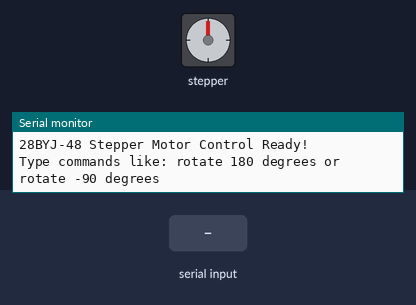
Bench run of a sketch on a simulated Arduino Uno, built with avr-gcc and run on an emulated ATmega328P. On the bench: stepper motor, the last lines printed to the serial monitor. The inputs (shaded band) are chosen by the test bench. Stepper angles assume 2048 steps per turn.

Above: at 1.2 s.
1.3 s: "rotate 150\n" received over Serial
At 4.06 s:
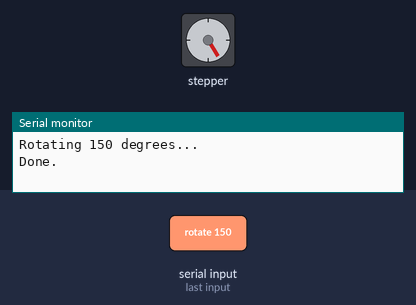
4.3 s: "rotate 45\n" received over Serial
At 5.5 s:
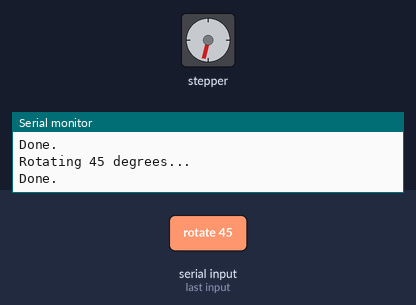
8.0 s: "rotate 150\n" received over Serial
At 11.1 s:
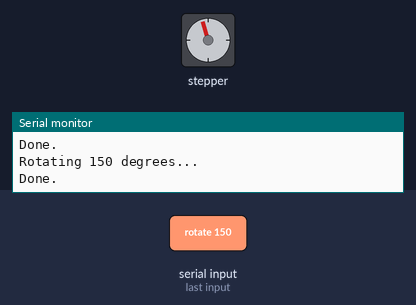
Timing chart, 0 to 12.0 s (numbered marks = the images above; inputs shaded):
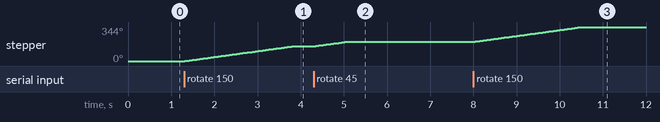

Measured:
- after the input at 1.3 s, stepper: turns 149° clockwise in 2.5 s, starting at once
- after the input at 4.3 s, stepper: turns 45° clockwise in 0.73 s, starting at once
- after the input at 8.0 s, stepper: turns 150° clockwise in 2.5 s, starting at once

The sketch:

sketch_oct3a.ino
```cpp
#include <Stepper.h>

// 28BYJ-48 has 2048 steps per revolution (64 steps × 32:1 gear ratio)
const int stepsPerRevolution = 2048;  // Corrected for 28BYJ-48

// Create stepper object - typical pin configuration for ULN2003 driver
Stepper myStepper(stepsPerRevolution, 8, 10, 9, 11); // IN1, IN3, IN2, IN4

String inputString = "";

void setup() {
  Serial.begin(9600);
  myStepper.setSpeed(10); // RPM - important for 28BYJ-48 (5-15 RPM recommended)
  Serial.println("28BYJ-48 Stepper Motor Control Ready!");
  Serial.println("Type commands like: rotate 180 degrees or rotate -90 degrees");
}

void loop() {
  if (Serial.available()) {
    inputString = Serial.readStringUntil('\n');
    inputString.trim();

    if (inputString.startsWith("rotate")) {
      // Extract angle value
      int firstSpace = inputString.indexOf(' ');
      int secondSpace = inputString.indexOf(' ', firstSpace + 1);

      // Handle case where there's no "degrees" word
      if (secondSpace == -1) {
        secondSpace = inputString.length();
      }

      String angleStr = inputString.substring(firstSpace + 1, secondSpace);
      int angle = angleStr.toInt();

      // Convert angle to steps
      long stepsToMove = (long)angle * stepsPerRevolution / 360;

      Serial.print("Rotating ");
      Serial.print(angle);
      Serial.println(" degrees...");

      // Rotate motor
      myStepper.step(stepsToMove);

      Serial.println("Done.");
    }
    else {
      Serial.println("Invalid command. Use: rotate <angle>");
    }
  }
}
```
